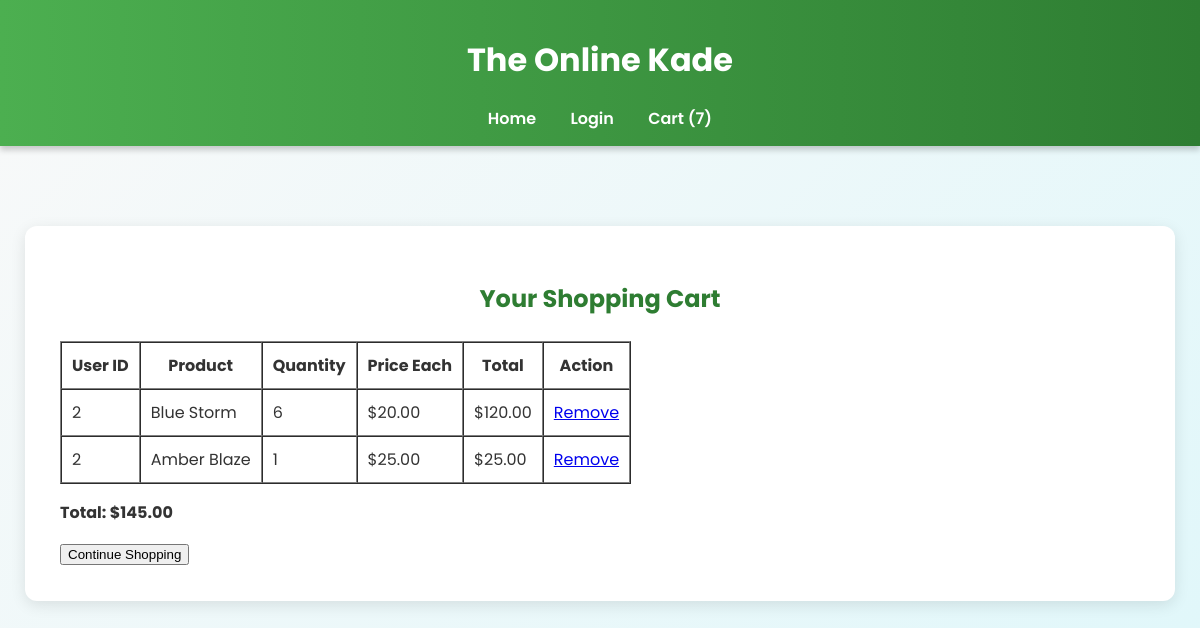
The page /cart.php?user_id=2 on the database its author committed.
### tables this page shows
CREATE TABLE `cart` (
  `id` int(11) NOT NULL,
  `user_id` int(11) NOT NULL,
  `product_id` int(11) NOT NULL,
  `quantity` int(11) DEFAULT 1
);

CREATE TABLE `products` (
  `id` int(11) NOT NULL,
  `name` varchar(255) NOT NULL,
  `description` text DEFAULT NULL,
  `price` decimal(10,2) DEFAULT NULL,
  `image_url` varchar(255) DEFAULT NULL
);

### cart.php (the view, shortened to what this page needs)
<?php
require_once 'db.php';
if (isset($_GET['user_id'])) {
    $user_id = (int)$_GET['user_id'];
} elseif (isset($_SESSION['user_id'])) {
    $user_id = $_SESSION['user_id'];
} else {
    header('Location: login.php');
    exit;
}
$stmt = $pdo->prepare("SELECT c.quantity, p.name, p.price, p.id AS product_id, c.user_id FROM cart c JOIN products p ON c.product_id = p.id WHERE c.user_id = ?");
$stmt->execute([$user_id]);
$cart_items = $stmt->fetchAll(PDO::FETCH_ASSOC);
$grand_total = 0;
foreach ($cart_items as $item) {
    $grand_total += $item['price'] * $item['quantity'];
}
$stmt = $pdo->prepare("SELECT SUM(quantity) AS total FROM cart WHERE user_id = ?");
$stmt->execute([$user_id]);
$result = $stmt->fetch(PDO::FETCH_ASSOC);
$cart_count = $result['total'];
?>
<!DOCTYPE html>
<html lang="en">
<head>
  <link rel="stylesheet" href="styles.css">
</head>
<body>
<header>
  <h1>The Online Kade</h1>
  <nav>
    <ul>
      <li><a href="index.php">Home</a></li>
      <li><a href="login.php">Login</a></li>
      <li><a href="cart.php?user_id=<?php echo $user_id; ?>">Cart (<?php echo $cart_count; ?>)</a></li>
    </ul>
  </nav>
</header>
<section class="cart">
  <h2>Your Shopping Cart</h2>
  <?php if (!empty($cart_items)): ?>
    <table border="1" cellpadding="10" cellspacing="0">
      <tr>
        <th>User ID</th>
        <th>Product</th>
        <th>Quantity</th>
        <th>Price Each</th>
        <th>Total</th>
        <th>Action</th>
      </tr>
      <?php foreach ($cart_items as $item): ?>
        <tr>
          <td><?php echo $item['user_id']; ?></td>
          <td><?php echo htmlspecialchars($item['name']); ?></td>
          <td><?php echo $item['quantity']; ?></td>
          <td>$<?php echo number_format($item['price'], 2); ?></td>
          <td>$<?php echo number_format($item['price'] * $item['quantity'], 2); ?></td>
          <td><a href="cart.php?user_id=<?php echo $user_id; ?>&remove_from_cart=<?php echo $item['product_id']; ?>">Remove</a></td>
        </tr>
      <?php endforeach; ?>
    </table>
    <p><strong>Total: $<?php echo number_format($grand_total, 2); ?></strong></p>
    <a href="index.php"><button>Continue Shopping</button></a>
  <?php else: ?>
    <p>Your cart is empty.</p>
    <a href="index.php"><button>Continue Shopping</button></a>
  <?php endif; ?>
</section>
</body>
</html>

### styles.css (style rules this page uses)
body { font-family: 'Poppins', sans-serif; margin: 0; padding: 0; background: linear-gradient(135deg, #f9f9f9, #e0f7fa); color: #333; }
header { background: linear-gradient(90deg, #4CAF50, #2E7D32); color: #fff; padding: 15px 0; text-align: center; box-shadow: 0 4px 6px rgba(0, 0, 0, 0.2); }
header nav ul { list-style: none; padding: 0; margin: 10px 0 0; }
header nav ul li { display: inline-block; margin: 0 15px; }
header nav ul li a { color: #fff; text-decoration: none; font-weight: 600; transition: color 0.3s ease; }
.cart { margin: 80px auto; width: 90%; background: #fff; padding: 35px; border-radius: 12px; box-shadow: 0 4px 15px rgba(0, 0, 0, 0.1); }
.cart h2 { margin-bottom: 25px; text-align: center; color: #2E7D32; }

### rows shown on the page
cart: user "2", product.name "Blue Storm", quantity "6", product.price "20.00", $item['price'] * $item['quantity'] "120.00"
cart: user "2", product.name "Amber Blaze", quantity "1", product.price "25.00", $item['price']*$item['quantity'] "25.00"

### other values the page prints
$cart_count "7"
$grand_total "145.00"
